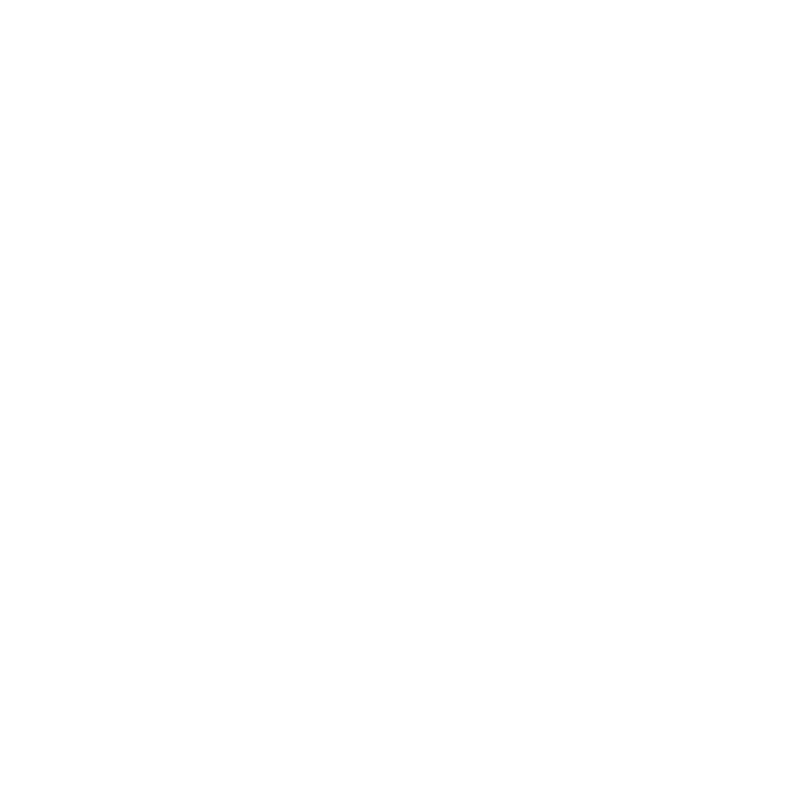
Frame 1 (no input)
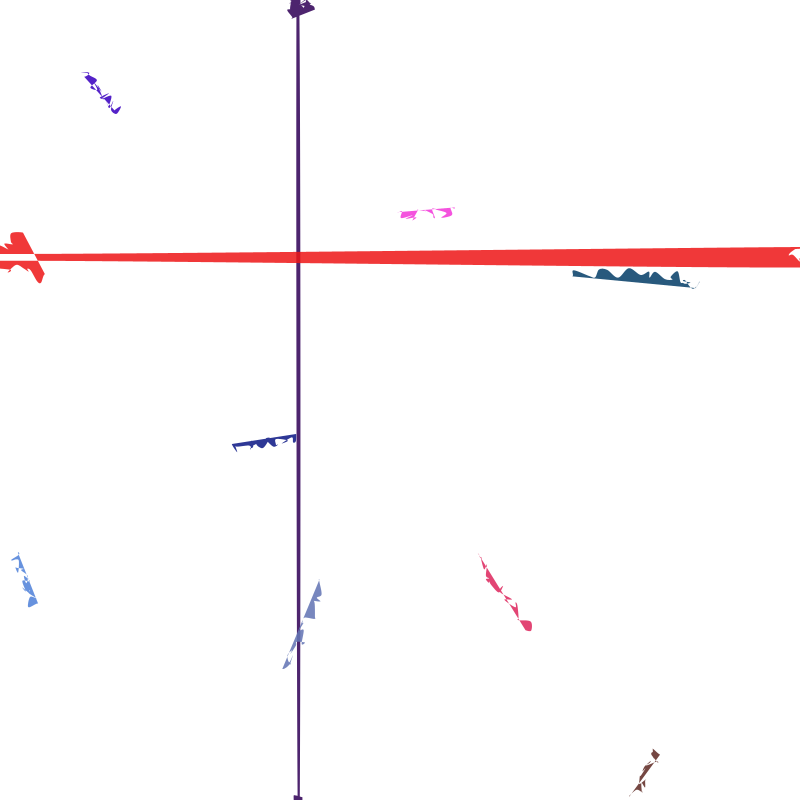
Frame 60 (the mouse pressed at the canvas centre just before this capture)
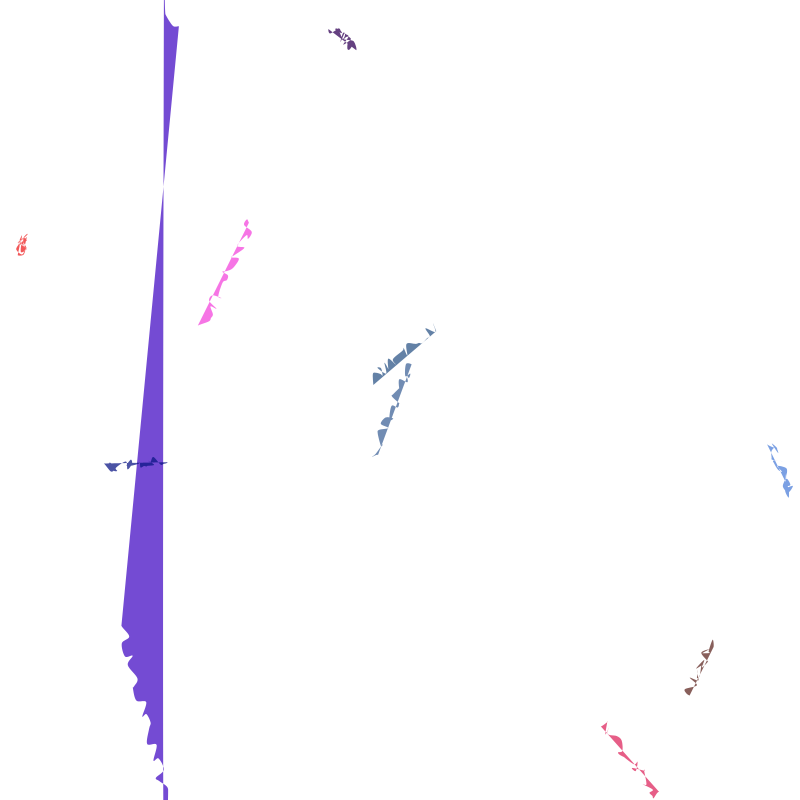
Frame 120 (the mouse held since frame 60 and released just before this capture)

The Processing sketch that drew these frames (run headless with seeded random() and noise(); from frame 60 on, the mouse is pressed at the canvas centre):

// Processing sketch: sketch_250511s
// ── sketch_250511s.pde
int numEntities = 10;
ArrayList<Bloom> blooms;

void setup() {
  size(800, 800);
  frameRate(30);
  blooms = new ArrayList<Bloom>();
  
  // Create initial entities with random positions and colors
  for (int i = 0; i < numEntities; i++) {
    blooms.add(new Bloom(random(width), random(height)));
  }
}

void draw() {
  background(255, 20);  // Create a fading effect for the background

  // Interactions and movement of entities
  for (Bloom a : blooms) {
    a.update();
    a.display();
    for (Bloom b : blooms) {
      if (a != b) {
        a.interact(b);
      }
    }
  }
}

class Bloom {
  PVector pos, vel;
  float alpha = 255;
  color c;
  ArrayList<PVector> points;
  float size = 20;
  boolean isDead = false;
  float[] signature;  // Added signature to represent an entity's "character"
  
  Bloom(float x, float y) {
    pos = new PVector(x, y);
    vel = PVector.random2D().mult(2);
    c = color(random(255), random(255), random(255), 255);
    signature = new float[] {random(1), random(1), random(1)};  // Random signature (a "type" of entity)
    
    points = new ArrayList<PVector>();
    points.add(pos);
  }
  
  void update() {
    // Basic movement
    pos.add(vel);
    
    // Wrap around the screen
    if (pos.x > width) pos.x = 0;
    if (pos.x < 0) pos.x = width;
    if (pos.y > height) pos.y = 0;
    if (pos.y < 0) pos.y = height;

    // Fade out slowly
    if (alpha > 20) {
      alpha -= 0.5;
    } else {
      alpha = 20;
    }
    
    // Slowly shrink when fading
    if (alpha < 30) {
      size *= 0.98;
    }
    
    // Generate points for curve drawing
    points.add(PVector.add(pos, PVector.random2D().mult(5)));
    if (points.size() > 30) {
      points.remove(0);
    }
  }
  
  void display() {
    fill(c, alpha);
    noStroke();
    beginShape();
    for (PVector p : points) {
      curveVertex(p.x, p.y);
    }
    endShape(CLOSE);
  }
  
  void interact(Bloom b) {
    float d = dist(pos.x, pos.y, b.pos.x, b.pos.y);
    
    // Merge if close and share similar colors
    if (d < 50 && !isDead && !b.isDead) {
      float similarity = dist(red(c), green(c), blue(c), red(b.c), green(b.c), blue(b.c));
      
      if (similarity < 150) {
        // Move towards each other
        PVector mid = PVector.lerp(pos, b.pos, 0.5);
        vel.lerp(PVector.sub(mid, pos).normalize().mult(0.5), 0.05);
        
        // Gradually merge colors
        c = lerpColor(c, b.c, 0.02);
        b.c = lerpColor(b.c, c, 0.02);
      }
    } 
    
    // Repel if too far and have different colors
    if (d < 150 && similarityCheck(c, b.c)) {
      PVector force = PVector.sub(pos, b.pos);
      force.normalize();
      force.mult(0.5);
      vel.add(force);
      b.vel.sub(force);
      alpha -= 0.5;
      b.alpha -= 0.5;
    }
  }

  boolean similarityCheck(color c1, color c2) {
    // Simple check for "opposite" color
    return dist(red(c1), green(c1), blue(c1), red(c2), green(c2), blue(c2)) > 150;
  }
}
